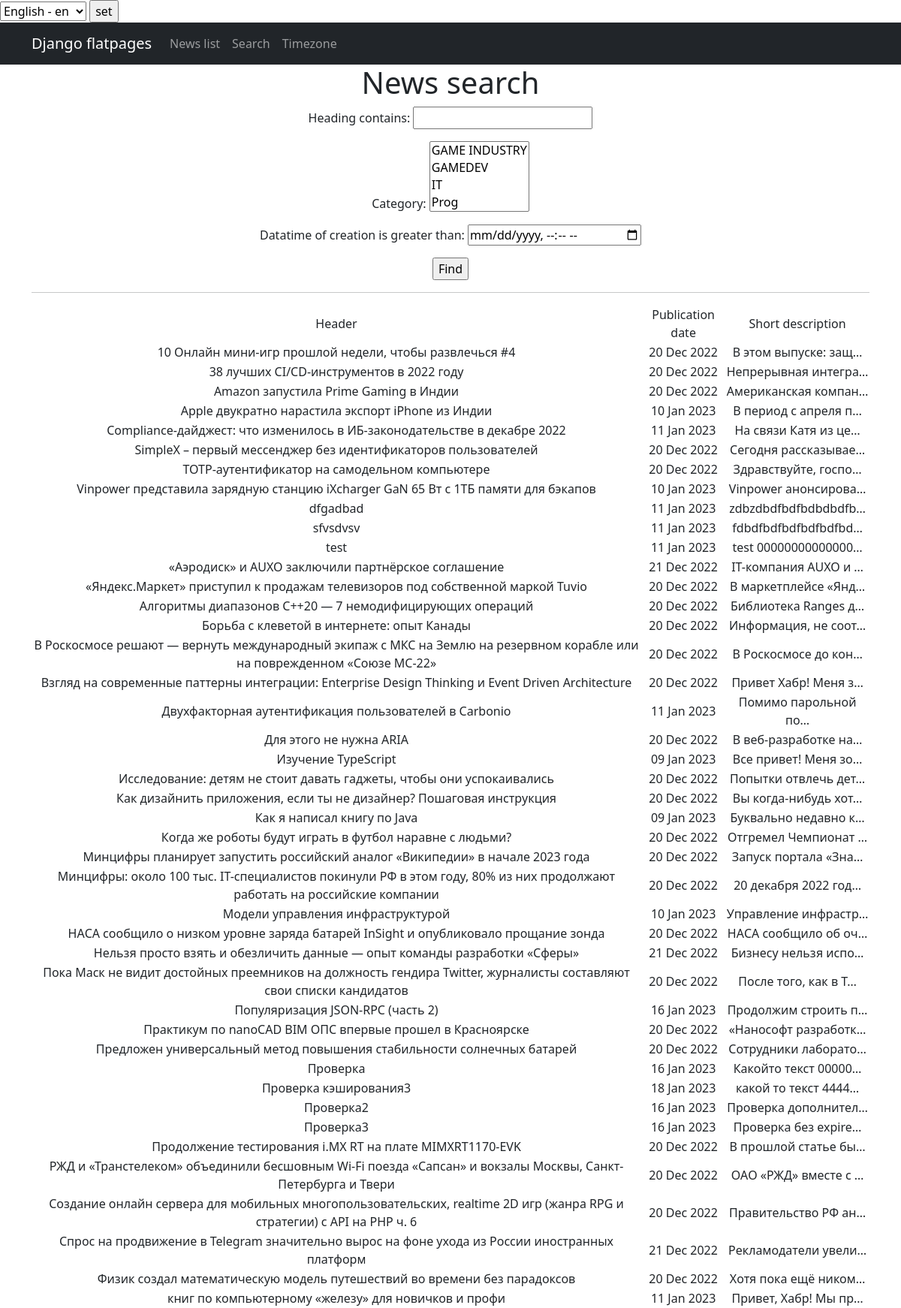
The page /news/search/ on the database as committed earlier.
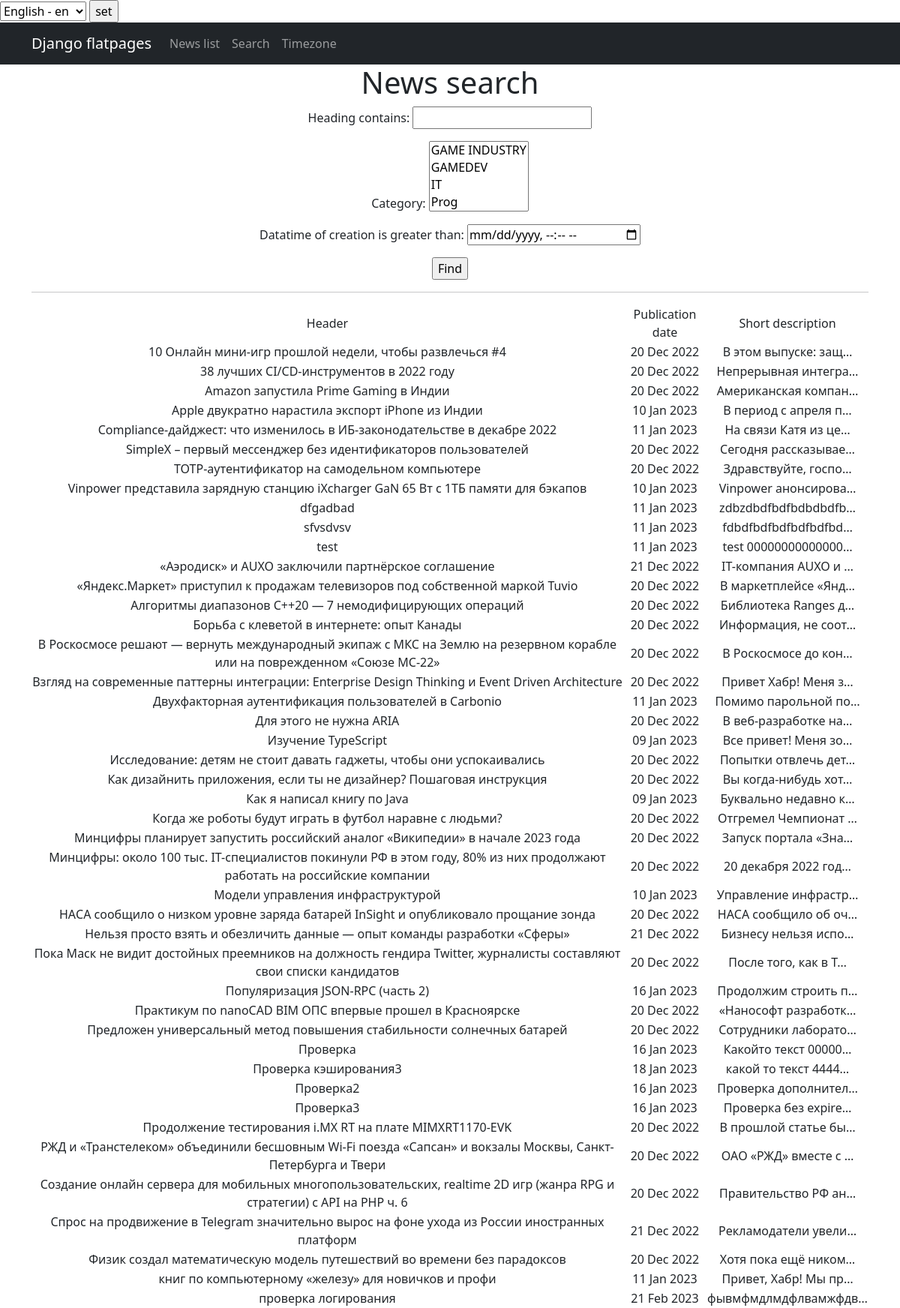
The same page on the database as committed later.
### news/models.py (models this page shows, shortened)
class Post (models.Model):
    author = models.ForeignKey(Author, on_delete=models.CASCADE)
    NEWS = 'NW'
    PAPER = 'PR'
    CATEGORY_CHOICES = (
        (NEWS, 'Новость'),
        (PAPER, 'Статья'),
    )
    choices = models.CharField(
        max_length=2, choices=CATEGORY_CHOICES, default=NEWS
    )
    datatime_of_creation = models.DateTimeField(auto_now_add=True)
    category = models.ManyToManyField(Category, through='PostCategory')
    heading = models.CharField(max_length=128)
    text = models.TextField()
    rating = models.IntegerField(default=0)

### news/views.py (the view)
class PostSearch(ListView):
    model = Post
    ordering = 'heading'
    template_name = 'search.html'
    context_object_name = 'posts'
    def get_queryset(self):
        queryset = super().get_queryset()
        self.filterset = PostFilter(self.request.GET, queryset)
        return self.filterset.qs
    def get_context_data(self, **kwargs):
        context = super().get_context_data(**kwargs)
        context['filterset'] = self.filterset
        return context

### news/models.py (called while the page is built)
    def __str__(self):
        return f'{self.name_category}'

### news/templatetags/custom_filters.py (called while the page is built)
@register.filter()
def censor(value):
    filthy_list = ['редиска', 'ещеплохоеслово']
    if not isinstance(value, str):
        raise TypeError(f'unresolved type {type(value)}, expected type "str"')
    words = value.split()
    for word in words:
        if word in filthy_list:
            value = value.replace(word, f'{word[0]}{"*" * (len(word) - 1)}')
            return value
    return value

### templates/search.html (shortened to what this page needs)
{% extends 'flatpages/default.html' %}
{% load i18n %}
{% load custom_tags %}
{% load custom_filters %}
{% block content %}
   <h1>{% trans 'News search' %}</h1>
<form action="" method="get">
   {{ filterset.form.as_p }}
   <input type="submit" value="{% trans 'Find' %}" />
</form>
  <hr>
   {% if posts %}
       <table>
           <tr>
                <td>{% trans 'Header' %}</td>
                <td>{% trans 'Publication date' %}</td>
                <td>{% trans 'Short description' %}</td>
           </tr>
           {% for post in posts %}
           <tr>
               <td>{{ post.heading|censor }}</td>
               <td>{{ post.datatime_of_creation|date:'d M Y' }}</td>
               <td>{{ post.text|truncatechars:20|censor }}</td>
           </tr>
           {% endfor %}
       </table>
   {% else %}
       <h2>{% trans 'News not find' %}!</h2>
   {% endif %}
{% endblock content %}

Rows that differ between the two databases and show on the page:
added Post: heading|censor "проверка логирования", datatime_of_creation "21 Feb 2023", text|censor "фывмфмдлмдфлвамжфдв…"
